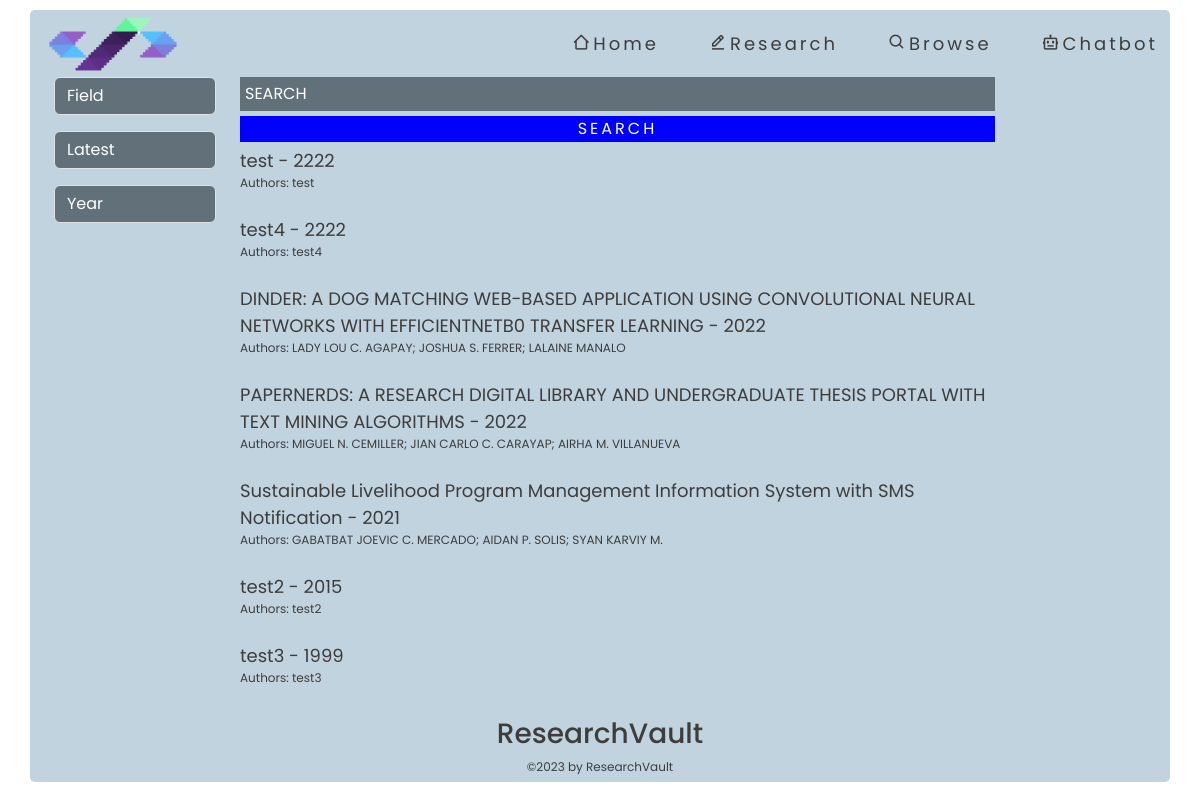
The app's page /browse, older data.
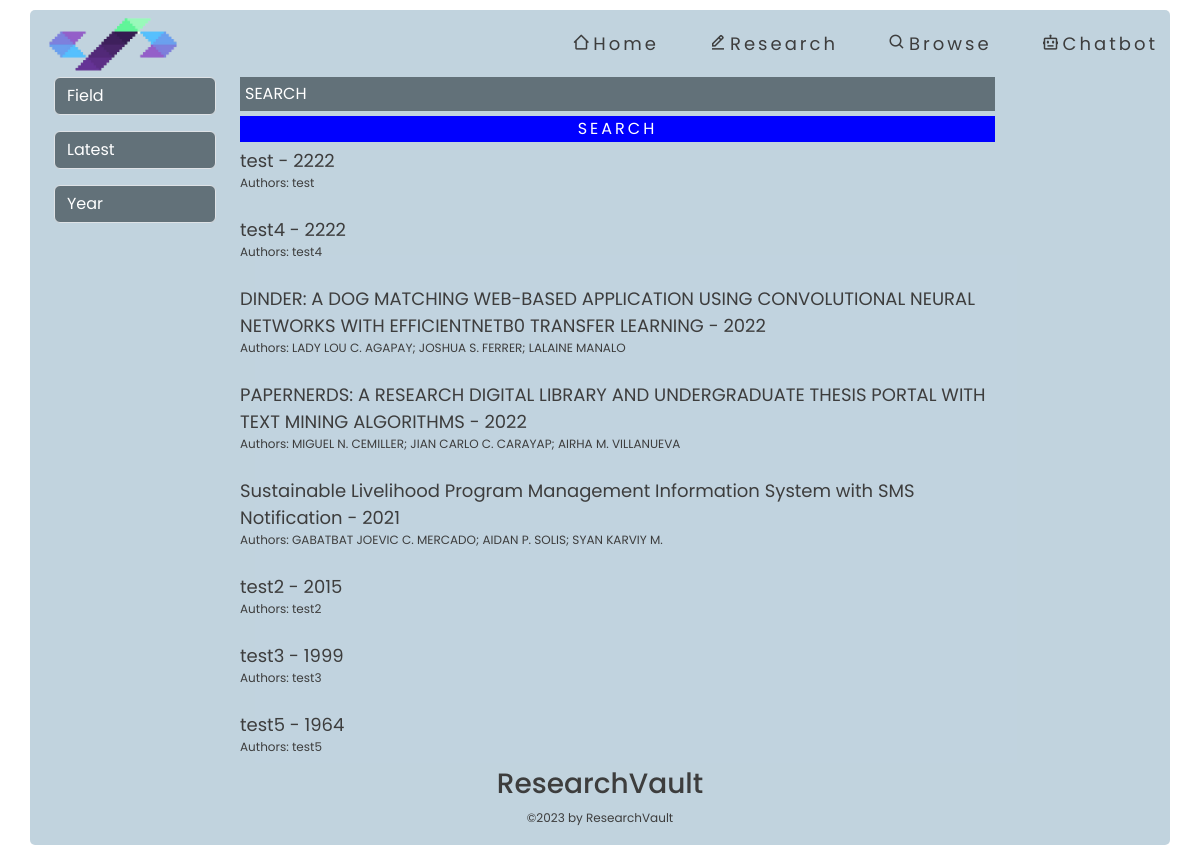
The same page, newer data.
### tables this page shows
CREATE TABLE "uploads" (
	"id"	INTEGER,
	"title"	TEXT,
	"authors"	TEXT,
	"publicationDate"	TEXT,
	"thesisAdvisor"	TEXT,
	"department"	TEXT,
	"degree"	TEXT,
	"subjectArea"	TEXT,
	"abstract"	REAL,
	"file_path"	TEXT,
	"converted_file_path"	TEXT,
	"status"	INTEGER,
	PRIMARY KEY("id" AUTOINCREMENT)
);

### app.py (the view)
@app.route('/browse', methods=['GET'])
def browse():
    try:
        db_conn = DBConnection('database.db')
        selected_sort = request.args.get('sort', 'latest')
        selected_field = request.args.get('field', '')
        selected_year = request.args.get('year', '')
        search_query = request.args.get('search', '')  # Get the search query from the query parameters
        items, unique_subject_areas, unique_years = db_conn.fetch_publications(
            selected_sort, selected_field, selected_year, search_query)
        db_conn.close_connection()
        return render_template('browse.html', items=items, subject_areas=unique_subject_areas,
                               unique_years=unique_years, selected_sort=selected_sort,
                               selected_field=selected_field, selected_year=selected_year,
                               search_query=search_query)
    except Exception as e:
        print("Error browsing publications:", e)
        return render_template('404.html')

### db_connection.py (called while the page is built)
    def get_db(self):
        db = getattr(g, '_database', None)
        if db is None:
            db = g._database = sqlite3.connect(self.DB)
        return db

    def close_connection(self):
        db = getattr(g, '_database', None)
        if db is not None:
            db.close()

### templates/browse.html (shortened to what this page needs)
<!DOCTYPE html>
<html lang="en">
<head>
    <link rel="stylesheet" type="text/css" href="{{ url_for('static', filename='css/browse.css') }}">
    <link href='https://unpkg.com/boxicons@2.1.4/css/boxicons.min.css' rel='stylesheet'>
    <link href="https://cdn.jsdelivr.net/npm/bootstrap@5.3.0/dist/css/bootstrap.min.css" rel="stylesheet">
</head>
<body>
    <div class="browse-container container">
        <div class="browse-navbar d-flex justify-content-between align-items-center">
            <img src="static/pics/logo.png" class="img-fluid">
            <div class="browse-right">
                <a href="/" id="home-browse"><i class='bx bx-home-alt-2'></i>Home</a>
                <a href="/research" id="edit-browse"><i class='bx bx-edit-alt'></i>Research</a>
                <a href="/browse" id="browse-browse"><i class='bx bx-search' ></i>Browse</a>
                <a href="/chatbot" id="chatbot-browse"><i class='bx bx-bot'></i></i>Chatbot</a>
            </div>
        </div>
            <div class="browse-content d-flex flex-column flex-grow-1">
                <div class="search-results d-flex flex-column">
                    <div class="container-fluid">
                        <div class="row">
                            <div class="col-md-2">
                                <div class="browse-filter">
                                    <select id="field" class="form-select mb-3" onchange="filterItems()">
                                        <option value="">Field</option>
                                    </select>
                                    <select id="sort" class="form-select mb-3" onchange="filterItems()">
                                        <option value="latest" {% if selected_sort == 'latest' %}selected{% endif %}>Latest</option>
                                    </select>
                                    <input type="number" id="year-input" min="2000" max="2023" step="1" list="year-list" placeholder="Year" class="form-control mb-3" value="{{ selected_year }}" onchange="filterItems()">
                                </div>
                            </div>
                              <div class="col-md-10">
                                <div class="col-md-10">
                                    <div class="browse-result d-flex flex-column">
                                        <input type="search" id="search-input" placeholder="SEARCH" value="{{ search_query }}">
                                        <button type="submit" id="search-button">SEARCH</button>
                                        {% for item in items %}
                                        <a class="browse-item" href="{{ url_for('publication_detail', item_id=item.id) }}" data-subjectArea="{{ item.subjectArea }}">
                                            {{ item.title }} - {{ item.year }}
                                            <p>Authors: {{ item.authors }}</p>
                                        </a>
                                        {% endfor %}
                                    </div>
                                </div>
                            </div>
                            </div>
                            </div>
                            </div>
                            <footer class="text-center">
                                <h3>ResearchVault</h3>
                                <p>©2023 by ResearchVault</p>
                            </footer>
                            </div>
                            </div>
</body>
</html>

### static/css/browse.css (style rules this page uses)
* { font-family: 'Poppins', sans-serif; }
body { display: flex; padding: 10px; height: 100vh; color: rgb(61, 61, 61)!important; }
.container { height: 99%; border-radius: 5px; background: rgba(167, 193, 209, 0.7) !important; color: rgb(61, 61, 61)!important; }
img { max-width: 100%; width: 150px; }
a { text-decoration: none !important; color: rgb(61, 61, 61)!important; font-size: clamp(0.75rem, 0.2813rem + 1.5vw, 1.125rem); }
.browse-right { display: flex; font-size: clamp(0.9375rem, 0.5469rem + 1.25vw, 1.25rem); gap: 50px; letter-spacing: 3px; }
input, select { background: #627179 !important; border: none; outline: none; color: white !important; }
input::placeholder { color: white !important; }
input[type="search"] { padding: 5px; margin-bottom: 5px; }
#search-button { background-color: blue !important; border: none !important; color: white !important; outline: none !important; letter-spacing: 3px; transition: all 0.3s linear; margin-bottom: 5px; }
h3 { font-size: clamp(0.75rem, 0.2813rem + 1.5vw, 1.125rem); }
p { font-size: clamp(0.625rem, 0.4688rem + 0.5vw, 0.75rem); }
.browse-filter { display: block; }
.browse-item { display: block; text-decoration: none; color: #000; margin-bottom: 8px; transition: all 0.3s linear; }

Row changes from the older to the newer data that the page shows:
added uploads: title "test5", year "1964", authors "test5"
